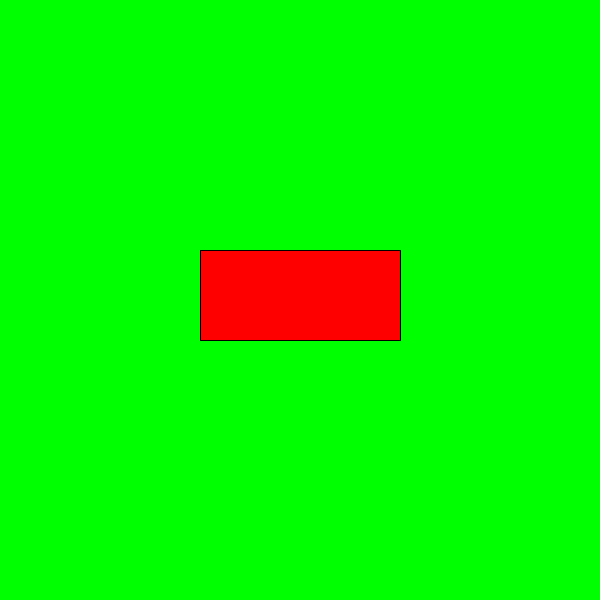
Frame 1 (no input)
Frame 60 (the mouse pressed at the canvas centre just before this capture): identical to frame 1, image omitted
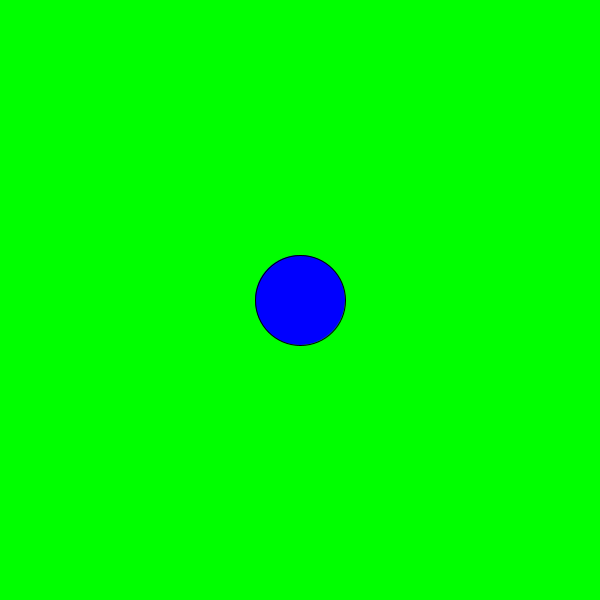
Frame 120 (the mouse held since frame 60 and released just before this capture)

The Processing sketch that drew these frames (run headless with seeded random() and noise(); from frame 60 on, the mouse is pressed at the canvas centre):

// Processing sketch: Logical_Dot
// ── Logical_Dot.pde


void setup() {
  size(600,600);
}

void draw() {
  background(0,255,0);
  if (mousePressed) {
        fill(0,0,255);
        ellipse(300,300,90,90);
  
} else {
    fill(255,0,0);
    rect(200,250,200,90);
        // fill with a different color here
}
  
  
}
